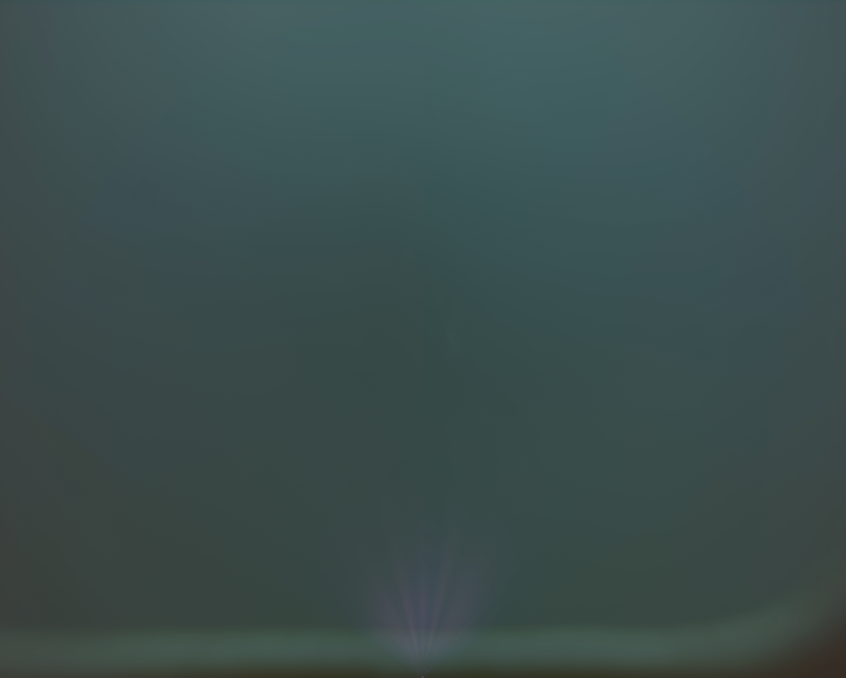
#> input picture data/sunboat_median.png, 1692 x 1355 px (shown at 1/2 size)
$ python artifact_edge_detection-----copy.py --image data/sunboat_median.png   (older library calls are emulated)
#> lines starting #> are read from the running program, lines starting #| are printed output that depends on the picture; after the words box and inside, x2 and y2 are one past the last pixel; in counts of white or black regions, pixels touching at a corner belong together
"""
Edge-Based Artifact Boundary Detector.

Detects the inner boundary of a border-connected object (artifact or structure)
protruding from one side of an image. The detector returns boundary points and
supports overlay generation for visual verification.

Dependencies:
    opencv-python, numpy, scipy, matplotlib

Library usage:
    Import detect_edge_object(gray_image) and consume result['edge_points'].

CLI usage:
    python artifact_edge_detection-----copy.py --image path/to/image.png
"""

import argparse
import os
from datetime import datetime

import cv2
import numpy as np
from scipy.ndimage import gaussian_filter1d, median_filter
from scipy.signal import find_peaks


# Local testing overrides. Set TEST_IMAGE_PATH to run without --image.
TEST_IMAGE_PATH = "artifact_analysis/sunboat/sunboat_mean_image.png"
OUTPUT_DIR = os.path.join("artifact_analysis", "sunboat", "edge_detection")

# Tunable defaults for edge detection
DEFAULT_EDGE = "auto"
DEFAULT_SEARCH_FRAC = 0.25
DEFAULT_USE_SEARCH_BOUND = False
DEFAULT_CHUNK_SIZE = 10
DEFAULT_SOBEL_KSIZE = 5
DEFAULT_SMOOTH_SIGMA = 3.0
DEFAULT_PEAK_HEIGHT = 0.12
DEFAULT_PEAK_DISTANCE = 15
DEFAULT_REJECT_OUTLIERS = False
DEFAULT_OUTLIER_WINDOW = 11
DEFAULT_OUTLIER_THRESHOLD = 15

# Output formatting defaults
TIMESTAMP_FORMAT = "%Y%m%d_%H%M%S"
HEADER_HEIGHT = 74


def detect_edge_object(gray, edge=DEFAULT_EDGE, search_frac=DEFAULT_SEARCH_FRAC,
                       use_search_bound=DEFAULT_USE_SEARCH_BOUND, chunk_size=DEFAULT_CHUNK_SIZE,
                       sobel_ksize=DEFAULT_SOBEL_KSIZE, smooth_sigma=DEFAULT_SMOOTH_SIGMA,
                       peak_height=DEFAULT_PEAK_HEIGHT, peak_distance=DEFAULT_PEAK_DISTANCE,
                       reject_outliers=DEFAULT_REJECT_OUTLIERS,
                       outlier_window=DEFAULT_OUTLIER_WINDOW, outlier_threshold=DEFAULT_OUTLIER_THRESHOLD):
    """
    Detect the innermost boundary of an object protruding from an image edge.

    Parameters
    ----------
    gray : ndarray (H, W)
        Grayscale image.
    edge : str
        Which edge to check: 'top', 'bottom', 'left', 'right', or 'auto'.
    search_frac : float
        Fraction of image to search inward from the edge (default 0.25).
    use_search_bound : bool
        If True, only search the bottom search_frac of the rotated image.
        If False, search the full rotated image height.
    chunk_size : int
        Width of vertical slices for averaging the Sobel response (default 10).
    sobel_ksize : int
        Sobel kernel size (default 5).
    smooth_sigma : float
        Gaussian smoothing on gradient profiles (default 3).
    peak_height : float
        Minimum gradient magnitude to register as an edge (default 0.12).
    peak_distance : int
        Minimum spacing between detected peaks in pixels (default 15).
    reject_outliers : bool
        If True, apply local median filter to remove outlier detections
        (default False).
    outlier_window : int
        Median filter window size for outlier rejection (default 11).
        Only used when reject_outliers=True.
    outlier_threshold : int
        Max deviation from local median in pixels before a point is
        rejected (default 15). Only used when reject_outliers=True.

    Returns
    -------
    dict with:
        detected_edge : str
        edge_points : tuple (xs, ys) in original image coordinates
        n_points : int
        n_rejected : int (only present when reject_outliers=True)
    """
    H, W = gray.shape

    # ---- Step 1: Auto-detect which edge ----
    if edge == 'auto':
        edge = _auto_detect_edge(gray)

    # ---- Step 2: Rotate so object is at the bottom ----
    rot_k = {'bottom': 0, 'right': 1, 'top': 2, 'left': 3}[edge]
    work = np.rot90(gray, k=rot_k)
    wH, wW = work.shape
    search_start = int(wH * (1 - search_frac)) if use_search_bound else 0

    # ---- Step 3: Sobel gradient ----
    sobel = cv2.Sobel(work.astype(float), cv2.CV_64F, 0, 1, ksize=sobel_ksize)

    # ---- Step 4: Chunked peak detection ----
    strongest_e, strongest_c = [], []
    all_e, all_c = [], []

    for cs in range(0, wW, chunk_size):
        ce = min(cs + chunk_size, wW)
        cc = (cs + ce) // 2
        chunk = sobel[search_start:, cs:ce].mean(axis=1)
        smooth = gaussian_filter1d(chunk, sigma=smooth_sigma)
        peaks, props = find_peaks(smooth, height=peak_height,
                                  distance=peak_distance)
        if len(peaks) > 0:
            best = np.argmax(props['peak_heights'])
            strongest_e.append(peaks[best] + search_start)
            strongest_c.append(cc)
            for p in peaks:
                all_e.append(p + search_start)
                all_c.append(cc)

    strongest_e = np.array(strongest_e)
    strongest_c = np.array(strongest_c)
    all_e = np.array(all_e)
    all_c = np.array(all_c)

    if len(strongest_e) == 0:
        return {'detected_edge': edge,
                'edge_points': (np.array([]), np.array([])),
                'n_points': 0}

    # ---- Step 5: Adaptive band isolation ----
    mf = median_filter(strongest_e,
                       size=min(11, len(strongest_e)))
    bad_frac = (np.abs(strongest_e - mf) > 30).mean()

    if bad_frac > 0.3:
        # Bimodal — isolate the innermost band from all peaks
        det_e, det_c = _isolate_innermost_band(all_e, all_c)

        # Deduplicate: median per column slice
        unique_cols = sorted(set(det_c.tolist()))
        dedup_e, dedup_c = [], []
        for col in unique_cols:
            mask = det_c == col
            dedup_e.append(np.median(det_e[mask]))
            dedup_c.append(col)
        det_e = np.array(dedup_e)
        det_c = np.array(dedup_c)
    else:
        # Single band — use strongest peak per slice
        det_e = strongest_e
        det_c = strongest_c

    # ---- Step 5b: Optional outlier rejection ----
    n_before = len(det_e)
    n_rejected = 0

    if reject_outliers and len(det_e) > outlier_window:
        mf_clean = median_filter(det_e, size=outlier_window)
        clean_mask = np.abs(det_e - mf_clean) < outlier_threshold
        det_e = det_e[clean_mask]
        det_c = det_c[clean_mask]
        n_rejected = int(n_before - len(det_e))

    # ---- Step 6: Map back to original coordinates ----
    orig_x, orig_y = _map_coords(det_c, det_e, rot_k, wH, wW)

    out = {
        'detected_edge': edge,
        'edge_points': (orig_x, orig_y),
        'n_points': len(det_e),
    }
    if reject_outliers:
        out['n_rejected'] = n_rejected

    return out


def render_overlay(rgb, result):
    """Render an RGB overlay image with detection points drawn on top."""
    overlay_bgr = cv2.cvtColor(rgb, cv2.COLOR_RGB2BGR)
    px, py = result['edge_points']
    for x_val, y_val in zip(px, py):
        x = int(round(float(x_val)))
        y = int(round(float(y_val)))
        if 0 <= x < overlay_bgr.shape[1] and 0 <= y < overlay_bgr.shape[0]:
            cv2.circle(overlay_bgr, (x, y), 4, (0, 255, 0), thickness=-1)
            cv2.circle(overlay_bgr, (x, y), 5, (0, 0, 0), thickness=1)
    return cv2.cvtColor(overlay_bgr, cv2.COLOR_BGR2RGB)


# [15 lines left out: function save_overlay, not called in this run]


def write_detection_report(output_path, result, reject_outliers, image_path=None):
    """Write metadata and detection points into a single CSV-style report file."""
    px, py = result['edge_points']
    with open(output_path, 'w', encoding='utf-8') as handle:
        if image_path is not None:
            handle.write(f"# image: {image_path}\n")
        handle.write(f"# detected_edge: {result['detected_edge']}\n")
        handle.write(f"# n_points: {result['n_points']}\n")
        handle.write(f"# reject_outliers: {str(bool(reject_outliers)).lower()}\n")
        if reject_outliers:
            handle.write(f"# n_rejected: {result.get('n_rejected', 0)}\n")
        handle.write("x,y\n")
        for x_val, y_val in zip(px, py):
            handle.write(f"{float(x_val):.3f},{float(y_val):.3f}\n")


# =====================================================================
# Internal helpers
# =====================================================================

def _auto_detect_edge(gray):
    """Score each edge by gradient strength + std deviation."""
    H, W = gray.shape
    ef = 0.15

    row_grad = np.abs(np.gradient(
        gaussian_filter1d(gray.mean(axis=1).astype(float), sigma=5)))
    col_grad = np.abs(np.gradient(
        gaussian_filter1d(gray.mean(axis=0).astype(float), sigma=5)))
    row_std = gray.astype(float).std(axis=1)
    col_std = gray.astype(float).std(axis=0)

    metrics = {
        'top':    (row_grad[:int(H*ef)].max(), row_std[:int(H*ef)].max()),
        'bottom': (row_grad[int(H*(1-ef)):].max(), row_std[int(H*(1-ef)):].max()),
        'left':   (col_grad[:int(W*ef)].max(), col_std[:int(W*ef)].max()),
        'right':  (col_grad[int(W*(1-ef)):].max(), col_std[int(W*(1-ef)):].max()),
    }

    g_vals = [v[0] for v in metrics.values()]
    s_vals = [v[1] for v in metrics.values()]
    g_range = max(g_vals) - min(g_vals) + 1e-10
    s_range = max(s_vals) - min(s_vals) + 1e-10

    scores = {e: (g - min(g_vals)) / g_range + (s - min(s_vals)) / s_range
              for e, (g, s) in metrics.items()}

    return max(scores, key=scores.get)


# [28 lines left out: function _isolate_innermost_band, not called in this run]


def _map_coords(work_cols, work_rows, rot_k, wH, wW):
    """Map (col, row) from rot90(k) work space to original image."""
    if rot_k == 0: return work_cols.copy(), work_rows.copy()
    if rot_k == 1: return work_rows.copy(), (wW - 1 - work_cols)
    if rot_k == 2: return (wW - 1 - work_cols), (wH - 1 - work_rows)
    if rot_k == 3: return (wH - 1 - work_rows), work_cols.copy()


def run_side_by_side_comparison(
    image_path,
    edge=DEFAULT_EDGE,
    search_frac=DEFAULT_SEARCH_FRAC,
    use_search_bound=DEFAULT_USE_SEARCH_BOUND,
    chunk_size=DEFAULT_CHUNK_SIZE,
    sobel_ksize=DEFAULT_SOBEL_KSIZE,
    smooth_sigma=DEFAULT_SMOOTH_SIGMA,
    peak_height=DEFAULT_PEAK_HEIGHT,
    peak_distance=DEFAULT_PEAK_DISTANCE,
    outlier_window=DEFAULT_OUTLIER_WINDOW,
    outlier_threshold=DEFAULT_OUTLIER_THRESHOLD,
):
    """Run edge detection with outlier rejection off/on and save side-by-side outputs."""
    image_path = os.path.abspath(image_path)
    if not os.path.isfile(image_path):
        raise FileNotFoundError(f"Image not found: {image_path}")

    stem = os.path.splitext(os.path.basename(image_path))[0]
    output_root = os.path.abspath(OUTPUT_DIR)
    timestamp = datetime.now().strftime(TIMESTAMP_FORMAT)
    output_dir = os.path.join(output_root, timestamp)
    os.makedirs(output_dir, exist_ok=True)

    img = cv2.imread(image_path, cv2.IMREAD_UNCHANGED)
    if img is None:
        raise RuntimeError(f"Failed to read image: {image_path}")

    if img.ndim == 2:
        img_bgr = cv2.cvtColor(img, cv2.COLOR_GRAY2BGR)
        gray = img
    elif img.ndim == 3 and img.shape[2] == 3:
        img_bgr = img
        gray = cv2.cvtColor(img_bgr, cv2.COLOR_BGR2GRAY)
    elif img.ndim == 3 and img.shape[2] == 4:
        img_bgr = cv2.cvtColor(img, cv2.COLOR_BGRA2BGR)
        gray = cv2.cvtColor(img_bgr, cv2.COLOR_BGR2GRAY)
    else:
        raise ValueError(f"Unsupported image shape: {img.shape}")

    common_kwargs = {
        'edge': edge,
        'search_frac': search_frac,
        'use_search_bound': use_search_bound,
        'chunk_size': chunk_size,
        'sobel_ksize': sobel_ksize,
        'smooth_sigma': smooth_sigma,
        'peak_height': peak_height,
        'peak_distance': peak_distance,
        'outlier_window': outlier_window,
        'outlier_threshold': outlier_threshold,
    }

    result_off = detect_edge_object(gray, reject_outliers=False, **common_kwargs)
    result_on = detect_edge_object(gray, reject_outliers=True, **common_kwargs)

    rgb = cv2.cvtColor(img_bgr, cv2.COLOR_BGR2RGB)
    overlay_off = cv2.cvtColor(render_overlay(rgb, result_off), cv2.COLOR_RGB2BGR)
    overlay_on = cv2.cvtColor(render_overlay(rgb, result_on), cv2.COLOR_RGB2BGR)

    if overlay_off.shape[0] != overlay_on.shape[0]:
        target_h = min(overlay_off.shape[0], overlay_on.shape[0])
        overlay_off = cv2.resize(
            overlay_off,
            (int(overlay_off.shape[1] * target_h / overlay_off.shape[0]), target_h),
            interpolation=cv2.INTER_AREA,
        )
        overlay_on = cv2.resize(
            overlay_on,
            (int(overlay_on.shape[1] * target_h / overlay_on.shape[0]), target_h),
            interpolation=cv2.INTER_AREA,
        )

    panel = np.hstack([overlay_off, overlay_on])
    header = np.full((HEADER_HEIGHT, panel.shape[1], 3), 30, dtype=np.uint8)
    cv2.putText(
        header,
        f"Outlier OFF: points={result_off['n_points']}",
        (20, 30),
        cv2.FONT_HERSHEY_SIMPLEX,
        0.8,
        (255, 255, 255),
        2,
        cv2.LINE_AA,
    )
    cv2.putText(
        header,
        f"Outlier ON: points={result_on['n_points']}, rejected={result_on.get('n_rejected', 0)}",
        (panel.shape[1] // 2 + 20, 30),
        cv2.FONT_HERSHEY_SIMPLEX,
        0.8,
        (255, 255, 255),
        2,
        cv2.LINE_AA,
    )
    cv2.putText(
        header,
        "Left: outlier rejection OFF | Right: outlier rejection ON",
        (20, 60),
        cv2.FONT_HERSHEY_SIMPLEX,
        0.65,
        (180, 220, 255),
        1,
        cv2.LINE_AA,
    )

    panel_path = os.path.join(output_dir, f"{stem}_overlay_side_by_side.png")
    cv2.imwrite(panel_path, np.vstack([header, panel]))

    report_off_path = os.path.join(output_dir, f"{stem}_report_outlier_off.csv")
    report_on_path = os.path.join(output_dir, f"{stem}_report_outlier_on.csv")
    write_detection_report(report_off_path, result_off, reject_outliers=False, image_path=image_path)
    write_detection_report(report_on_path, result_on, reject_outliers=True, image_path=image_path)

    return {
        'output_dir': output_dir,
        'panel': panel_path,
        'report_off': report_off_path,
        'report_on': report_on_path,
        'result_off': result_off,
        'result_on': result_on,
    }


def main():
    parser = argparse.ArgumentParser(
        description="Run edge detection on one mean image and save outlier OFF/ON side-by-side comparison",
    )
    parser.add_argument('--image', default=None, help='Path to input mean image')
    parser.add_argument('--edge', choices=['auto', 'top', 'bottom', 'left', 'right'], default=DEFAULT_EDGE)
    parser.add_argument('--search-frac', type=float, default=DEFAULT_SEARCH_FRAC)
    search_group = parser.add_mutually_exclusive_group()
    search_group.add_argument(
        '--use-search-bound',
        dest='use_search_bound',
        action='store_true',
        help='Restrict peak search to the bottom search-frac region of the rotated image',
    )
    search_group.add_argument(
        '--no-search-bound',
        dest='use_search_bound',
        action='store_false',
        help='Search the full rotated image height for peaks',
    )
    parser.add_argument('--chunk-size', type=int, default=DEFAULT_CHUNK_SIZE)
    parser.add_argument('--sobel-ksize', type=int, default=DEFAULT_SOBEL_KSIZE)
    parser.add_argument('--smooth-sigma', type=float, default=DEFAULT_SMOOTH_SIGMA)
    parser.add_argument('--peak-height', type=float, default=DEFAULT_PEAK_HEIGHT)
    parser.add_argument('--peak-distance', type=int, default=DEFAULT_PEAK_DISTANCE)
    parser.add_argument('--outlier-window', type=int, default=DEFAULT_OUTLIER_WINDOW)
    parser.add_argument('--outlier-threshold', type=int, default=DEFAULT_OUTLIER_THRESHOLD)
    parser.set_defaults(use_search_bound=DEFAULT_USE_SEARCH_BOUND)
    args = parser.parse_args()

    image_path = args.image or TEST_IMAGE_PATH
    if image_path is None:
        parser.error('Provide --image or set TEST_IMAGE_PATH in edge_detection.py')

    outputs = run_side_by_side_comparison(
        image_path=image_path,
        edge=args.edge,
        search_frac=args.search_frac,
        use_search_bound=args.use_search_bound,
        chunk_size=args.chunk_size,
        sobel_ksize=args.sobel_ksize,
        smooth_sigma=args.smooth_sigma,
        peak_height=args.peak_height,
        peak_distance=args.peak_distance,
        outlier_window=args.outlier_window,
        outlier_threshold=args.outlier_threshold,
    )
#> in run_side_by_side_comparison, img is the input picture: shape (1355, 1692, 3); mean B, G, R 77.3, 78.3, 59.4
#> in run_side_by_side_comparison, `gray = cv2.cvtColor(img_bgr, cv2.COLOR_BGR2GRAY)`:
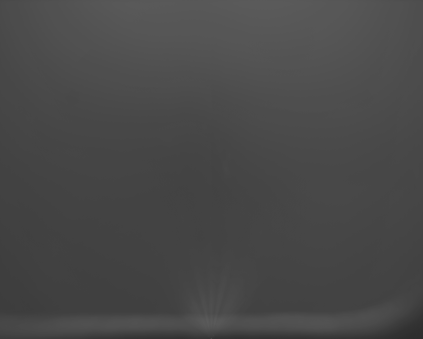
#> gray: shape (1355, 1692) (shown at 1/4 size); min 44, max 91, mean 72.5
#> in _auto_detect_edge, `row_grad = np.abs(np.gradient( gaussian_filter1d(gray.mean(axis=1).ast..`: row_grad = 1355 values, max 0.563 at index 1340, min 8.21e-06 at index 1146, mean 0.0391
#> in _auto_detect_edge, `col_grad = np.abs(np.gradient( gaussian_filter1d(gray.mean(axis=0).ast..`: col_grad = 1692 values, max 0.0481 at index 1684, min 9.5e-06 at index 567, mean 0.00907
#> in _auto_detect_edge, `row_std = gray.astype(float).std(axis=1)`: row_std = 1355 values, max 7.49 at index 1303, min 1.69 at index 1001, mean 2.74
#> in _auto_detect_edge, `col_std = gray.astype(float).std(axis=0)`: col_std = 1692 values, max 7.77 at index 615, min 4 at index 1, mean 6.69
#> in _auto_detect_edge, `metrics = { 'top':    (row_grad[:int(H*ef)].max(), row_std[:int(H*ef)]..`: metrics = {'top': (0.0729, 4.59), 'bottom': (0.563, 7.49), 'left': (0.0242, 5.84), 'right': (0.0481, 7.64)}
#> in _auto_detect_edge, `g_vals = [v[0] for v in metrics.values()]`: g_vals = [0.0729, 0.563, 0.0242, 0.0481]
#> in _auto_detect_edge, `s_vals = [v[1] for v in metrics.values()]`: s_vals = [4.59, 7.49, 5.84, 7.64]
#> in _auto_detect_edge, `g_range = max(g_vals) - min(g_vals) + 1e-10`: g_range = 0.539
#> in _auto_detect_edge, `s_range = max(s_vals) - min(s_vals) + 1e-10`: s_range = 3.05
#> in _auto_detect_edge, `scores = {e: (g - min(g_vals)) / g_range + (s - min(s_vals)) / s_range..`: scores = {'top': 0.0903, 'bottom': 1.95, 'left': 0.411, 'right': 1.04}
#> in detect_edge_object, `edge = _auto_detect_edge(gray)`: edge = 'bottom'
#> in detect_edge_object, `rot_k = {'bottom': 0, 'right': 1, 'top': 2, 'left': 3}[edge]`: rot_k = 0
#> the loop in detect_edge_object, `for cs in range(0, wW, chunk_size):` made 170 passes
#> (peaks, best) on passes 2, 3, 36, 37, 42, 43, 44: ([47, 370, 747, 964, 1041, 1145, 1239, 1262, 1284], 7), ([2, 369, 741, 778, 875, 1143, 1171, 1240, 1262, 1299], 8), ([3, 565, 598, 619, 690, 884, 1115, 1141, 1170, 1215, 1265], 10), ([9, 600, 619, 866, 898, 919, 970, 1137, 1163, 1227, 1264], 10), ([7, 614, 635, 876, 911, 930, 959, 1183, 1227, 1264], 9), ([6, 643, 874, 903, 960, 1022, 1189, 1212, 1264, 1279], 8), ([6, 332, 848, 900, 990, 1024, 1105, 1184, 1263, 1278], 8)
#> after the loop in detect_edge_object, `for cs in range(0, wW, chunk_size):`: all_c = 3344 values from 5 to 1691; all_e = 3344 values, max 1306 at index 55, min 1 at index 31, mean 766.2; strongest_c = 170 values from 5 to 1691; strongest_e = 170 values, max 1280 at index 17, min 3 at index 167, mean 1161.4
#> in detect_edge_object, `mf = median_filter(strongest_e, size=min(11, len(strongest_e)))`: mf = 170 values, max 1270 at index 17, min 4 at index 168, mean 1161
#> in detect_edge_object, `bad_frac = (np.abs(strongest_e - mf) > 30).mean()`: bad_frac = 0
#> in detect_edge_object, `det_e = strongest_e`: det_e has the same summary as strongest_e
#> in detect_edge_object, `det_c = strongest_c`: det_c = 170 values from 5 to 1691
#> in detect_edge_object, `n_before = len(det_e)`: n_before = 170
#> in detect_edge_object, `orig_x, orig_y = _map_coords(det_c, det_e, rot_k, wH, wW)`: orig_x = 170 values from 5 to 1691; orig_y has the same summary as strongest_e
#> in run_side_by_side_comparison, `result_off = detect_edge_object(gray, reject_outliers=False, **common_..`: result_off = 3 items
#> the loop in detect_edge_object (call 2), `for cs in range(0, wW, chunk_size):` made 170 passes
#> the loop in render_overlay, `for x_val, y_val in zip(px, py):` made 170 passes
#> (x_val, y_val) on passes 1 to 3: (5, 1261), (15, 1262), (25, 1262)
#> after the loop in render_overlay, `for x_val, y_val in zip(px, py):`:
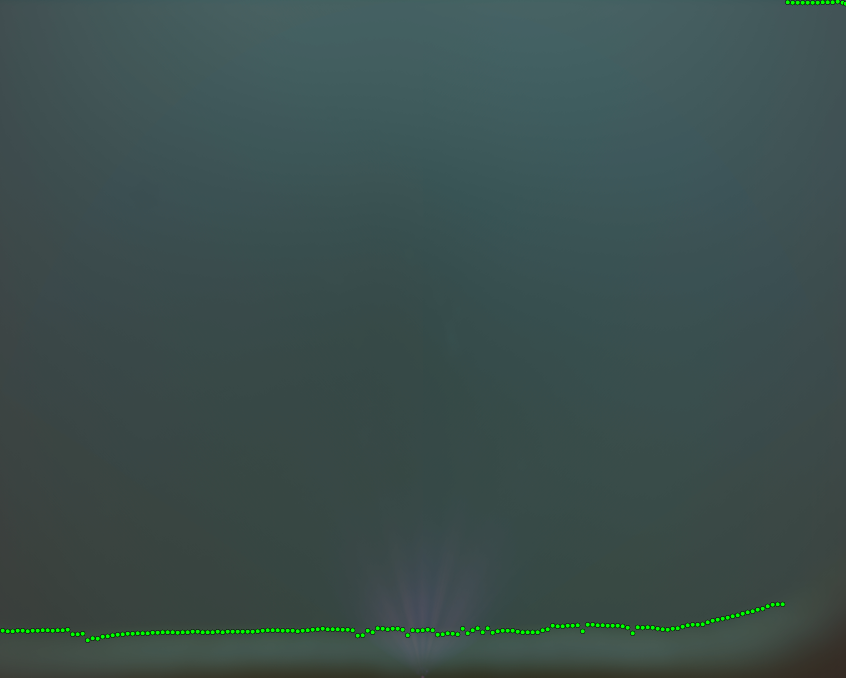
#> overlay_bgr: shape (1355, 1692, 3) (shown at 1/2 size); 0.57% of pixels changed, all inside (x1, y1, x2, y2) = (0, 0, 1692, 1286)
#> the loop in render_overlay (call 2), `for x_val, y_val in zip(px, py):` made 170 passes
#> in run_side_by_side_comparison, `panel = np.hstack([overlay_off, overlay_on])`:
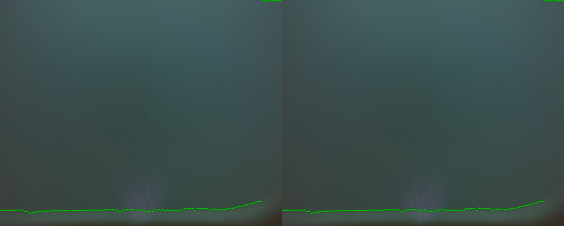
#> panel: shape (1355, 3384, 3) (shown at 1/6 size); mean B, G, R 76.9, 78.8, 59.1
#> in run_side_by_side_comparison, `cv2.imwrite(panel_path, np.vstack([header, panel]))`:
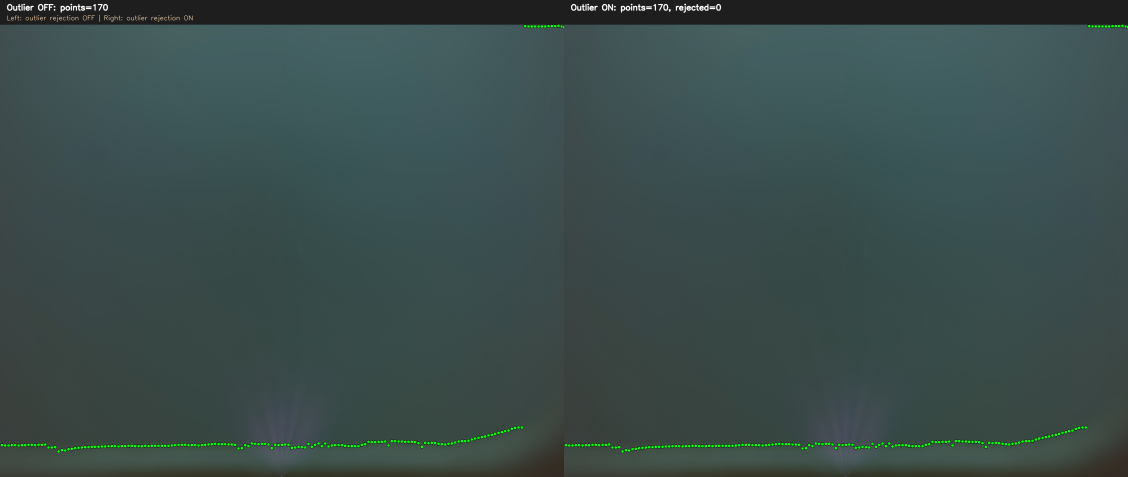
#> saved as sunboat_median_overlay_side_by_side.png: shape (1429, 3384, 3) (shown at 1/3 size); mean B, G, R 74.8, 76.6, 57.9
#> the loop in write_detection_report, `for x_val, y_val in zip(px, py):` made 170 passes
#> the loop in write_detection_report (call 2), `for x_val, y_val in zip(px, py):` made 170 passes

    print("Saved outputs:")
    print(f"  output dir: {outputs['output_dir']}")
#|   output dir: artifact_analysis/sunboat/edge_detection/20261120_161122
    print(f"  panel:      {outputs['panel']}")
#|   panel:      artifact_analysis/sunboat/edge_detection/20261120_161122/sunboat_median_overlay_side_by_side.png
    print(f"  report off: {outputs['report_off']}")
#|   report off: artifact_analysis/sunboat/edge_detection/20261120_161122/sunboat_median_report_outlier_off.csv
    print(f"  report on:  {outputs['report_on']}")
#|   report on:  artifact_analysis/sunboat/edge_detection/20261120_161122/sunboat_median_report_outlier_on.csv
    print(
        f"Results: off={outputs['result_off']['n_points']} points, "
        f"on={outputs['result_on']['n_points']} points, "
        f"rejected={outputs['result_on'].get('n_rejected', 0)}"
    )
#| Results: off=170 points, on=170 points, rejected=0


if __name__ == '__main__':
    main()
